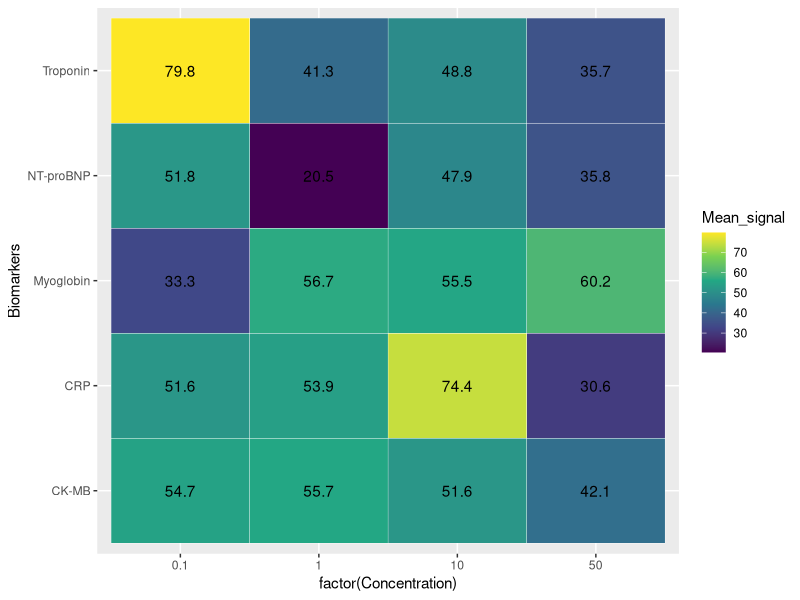
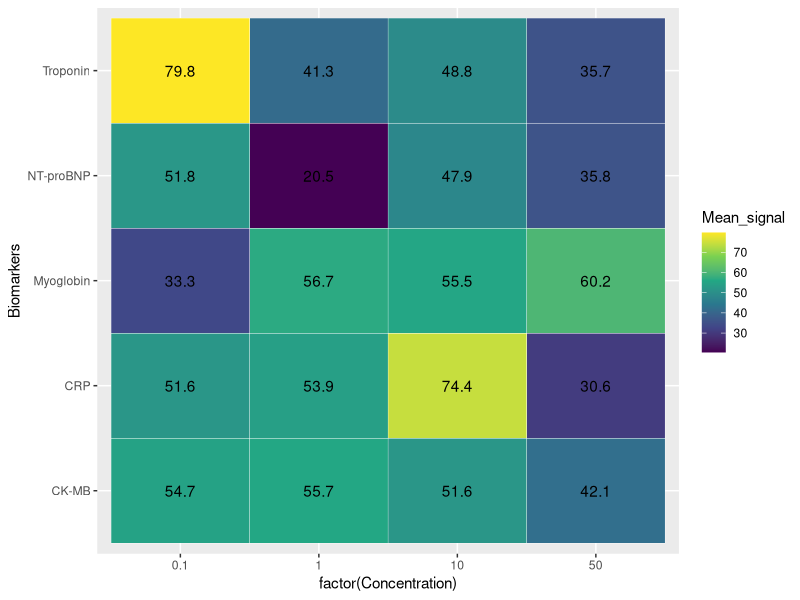

Generate these figures, in order, with R:
#Description : Simulates a 5-plex biosensor assay dataset (Troponin, NT-proBNP, Myoglobin, CK-MB, CRP) across concentrations with 3 replicates. Calculates mean signals and plots a annotated heatmap using ggplot2 and the viridis color palette, saving high-res PNG.
#_________________________________________________________________________________

library(tidyverse)

multi_biosensor <- data.frame(Biomarkers = rep(c("Troponin", "NT-proBNP", "Myoglobin", "CK-MB", "CRP"), each = 12), Concentration = rep(rep(c(0.1, 1.0, 10.0, 50.0), each =3), times = 5), Repeat = rep(c("Rep1","Rep2","Rep3"), times = 20))

multi_biosensor$Fluorescence <- round(runif(60, 1, 100),2)

mean_signal <- multi_biosensor %>% group_by(Biomarkers, Concentration) %>% summarise(Mean_signal = mean(Fluorescence), .groups = "drop")

plot1 <- ggplot(mean_signal, aes(x = factor(Concentration), y = Biomarkers, fill = Mean_signal)) +geom_tile(color = "white") + geom_text(aes(label = round(Mean_signal, 1))) + scale_fill_viridis_c(option = "viridis")

print(plot1)
ggsave("Multiplex_Biosensor_Heatmap.png", plot = plot1, width = 8, height = 6, dpi = 300)
